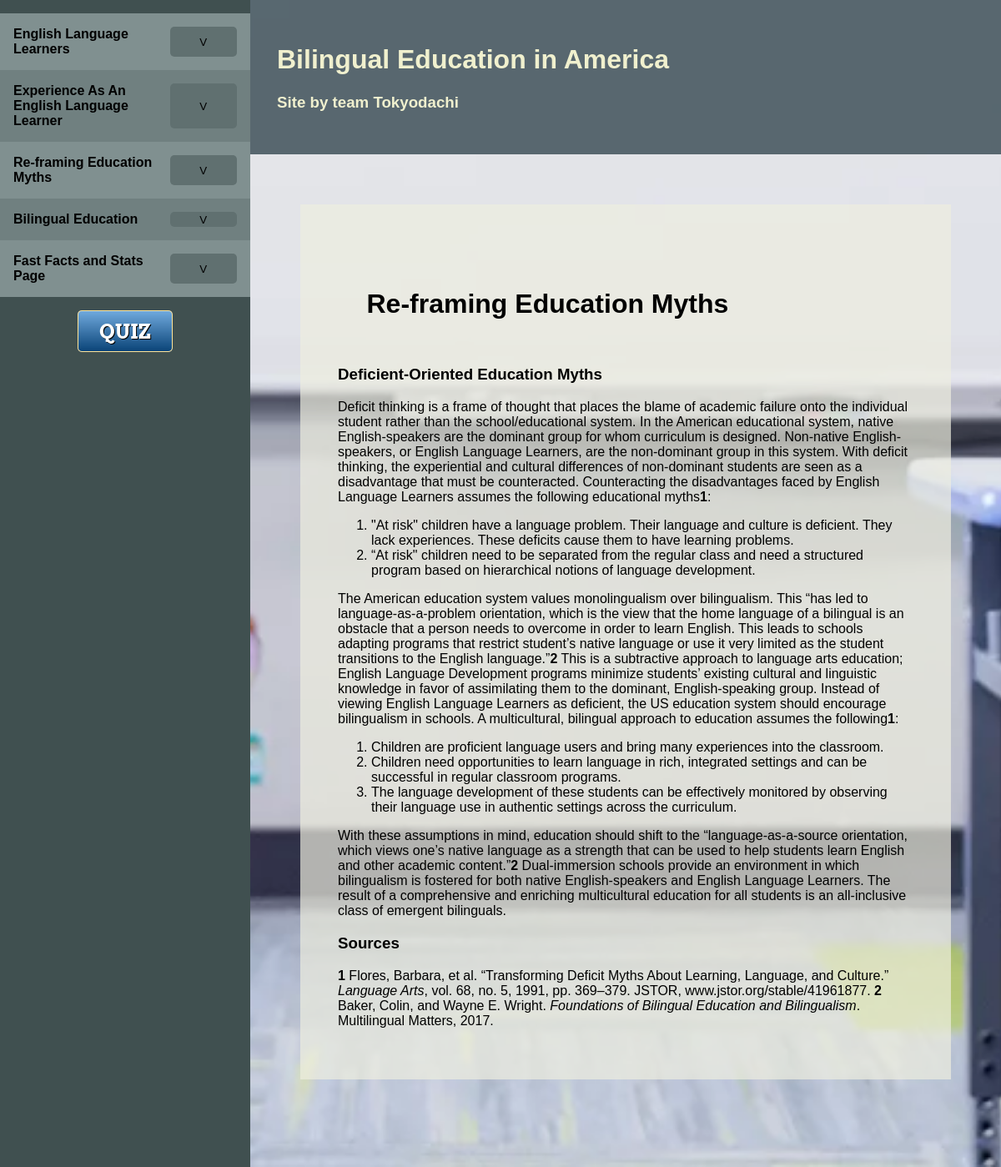
The app's page /articles/Re-framing Education Myths/read/ with its own data.
### articles/models.py (models this page shows)
class Topic(models.Model):
    name = models.CharField(max_length=64)
    index = models.IntegerField(default=-1)
    def __str__(self):
        return self.name
    def subtopics(self):
        return self.subtopic_set.all()

class Subtopic(models.Model):
    topic = models.ForeignKey(Topic, on_delete=models.CASCADE)
    name = models.CharField(max_length=64)
    text = models.TextField(default = "<p>ERROR: TEXT MISSING</p>")
    index = models.IntegerField(default = -1)
    def __str__(self):
        return self.name

### articles/views.py (the view)
# urls.py: path('<str:article_id>/read/', views.ArticleView.as_view(), name='article'),
class ArticleView(TemplateView):
    template_name = "articles/article.html"
    def get_context_data(self, **kwargs):
        context = super().get_context_data(**kwargs)
        try:
            context['article_id'] = Topic.objects.get(name=kwargs['article_id'])
        except exceptions.ObjectDoesNotExist:
            context['article_id'] = None
        context['topics'] = Topic.objects.all()
        return context

### articles/templates/articles/article.html
{% load static %}
<link rel="stylesheet" type="text/css" href="{% static 'articles/style.css' %}"/>
{% if topics %}
    {% include "articles/sidebar.html" %}
{% else %}
<div>
{% endif %}
<div class="pagecontent">
<div class="top">
    <h1>Bilingual Education in America</h1>
    <h3>Site by team Tokyodachi</h3>
</div>
{% if article_id %}
<div class="article">
    <h1> {{ article_id }} </h1>
    {% for subtopic in article_id.subtopics %}
        <div id="{{ subtopic }}">
            <h3>{{ subtopic|safe }}</h3>
            <p>
            {{ subtopic.text|safe }}
            </p>
        </div>
    {% endfor %}
{% else %}
    <p> Sorry, that's sound like an interesting topic,
        but we didn't have time to research it.
    </p>
</div>
{% endif %}
</div>
</div>

### articles/templates/articles/sidebar.html (shortened to what this page needs)
{% load static %}
<link rel="stylesheet" type="text/css" href="{% static 'articles/sidebar.css' %}"/>
<div class="sidebar">
    <ol>
    {% for topic in topics %}
        <li class="topic" onmouseover="temp_expand_id('subtopic_{{ topic }}')" onmouseout="end_temp_expand_id('subtopic_{{ topic }}')">
            <div class="sb_collapse_top">
                <a href="{% url 'articles:article' topic %}">{{ topic }}</a>
                <button class="sb_collapse" onclick="toggle_collapse_id('subtopic_{{ topic }}')">V</button>
            </div>
        </li>
    {% endfor %}
    </ol>
    <a href="{% url 'quiz:random_question' %}">
        <img src="{% static 'articles/images/button_quiz.png' %}"/>
    </a>
</div>
<div class="rightside">

### articles/static/articles/style.css (style rules this page uses)
.top { margin: 0; padding: 32; background-color: #263a44bb; color: #f0f0ce; box-shadow: 4px #000000; }
.pagecontent { background-image: url("/static/articles/images/bg.png"); background-repeat: no-repeat; background-position: center top; background-attachment: fixed; background-size: cover; min-height: 100vh; padding-bottom: 5%; }
.article { margin: 60px; padding-left : 5%; padding-right : 5%; padding-top : 5%; padding-bottom: 5%; background-color: #eeeee0b0; }
.article h1 { padding : 5%; }

### articles/static/articles/sidebar.css (style rules this page uses)
.sidebar { margin: 0%; background-color : #405050; float : left; width : 300px; height : 100%; display : block; overflow-y : scroll; position: fixed; }
.sidebar ol { list-style: none; padding-left: 0; }
.sidebar a { color: #000; text-decoration: none; font-weight: bold; }
.sidebar img { display: block; margin-left: auto; margin-right: auto; }
li.topic { margin-left: 0; width: 100%; }
.sb_collapse_top { background-color: #809090; padding: 16px; display: grid; grid-template-columns: 70% 30%; }
li.topic:nth-child(even) .sb_collapse_top { background: #708080; }
.sb_collapse_top button { background: #607070; -webkit-border-radius: 5px; -moz-border-radius: 5px; border-radius: 5px; border: 0; }
.rightside { margin-left: 300px; }

### records on screen
Topic: name "English Language Learners"
Topic: name "Experience As An English Language Learner"
Topic: name "Re-framing Education Myths"
Topic: name "Bilingual Education"
Topic: name "Fast Facts and Stats Page"
Subtopic: name "Deficient-Oriented Education Myths", text "Deficit thinking is a frame of thought that places the blame of academic failure onto the individual student rather than the school/educational system. In the American educational system, native English-speakers are the dominant group for whom curriculum is designed. Non-native English-speakers, or English Language Learners, are the non-dominant group in this system. With deficit thinking, the experiential and cultural differences of non-dominant students are seen as a disadvantage that must be counteracted. Counteracting the disadvantages faced by English Language Learners assumes the following educational myths 1 : \"At risk\" children have a language problem. Their language and culture is…"
Subtopic: name "Sources", text "1 Flores, Barbara, et al. “Transforming Deficit Myths About Learning, Language, and Culture.” Language Arts , vol. 68, no. 5, 1991, pp. 369–379. JSTOR, www.jstor.org/stable/41961877. 2 Baker, Colin, and Wayne E. Wright. Foundations of Bilingual Education and Bilingualism . Multilingual Matters, 2017."
